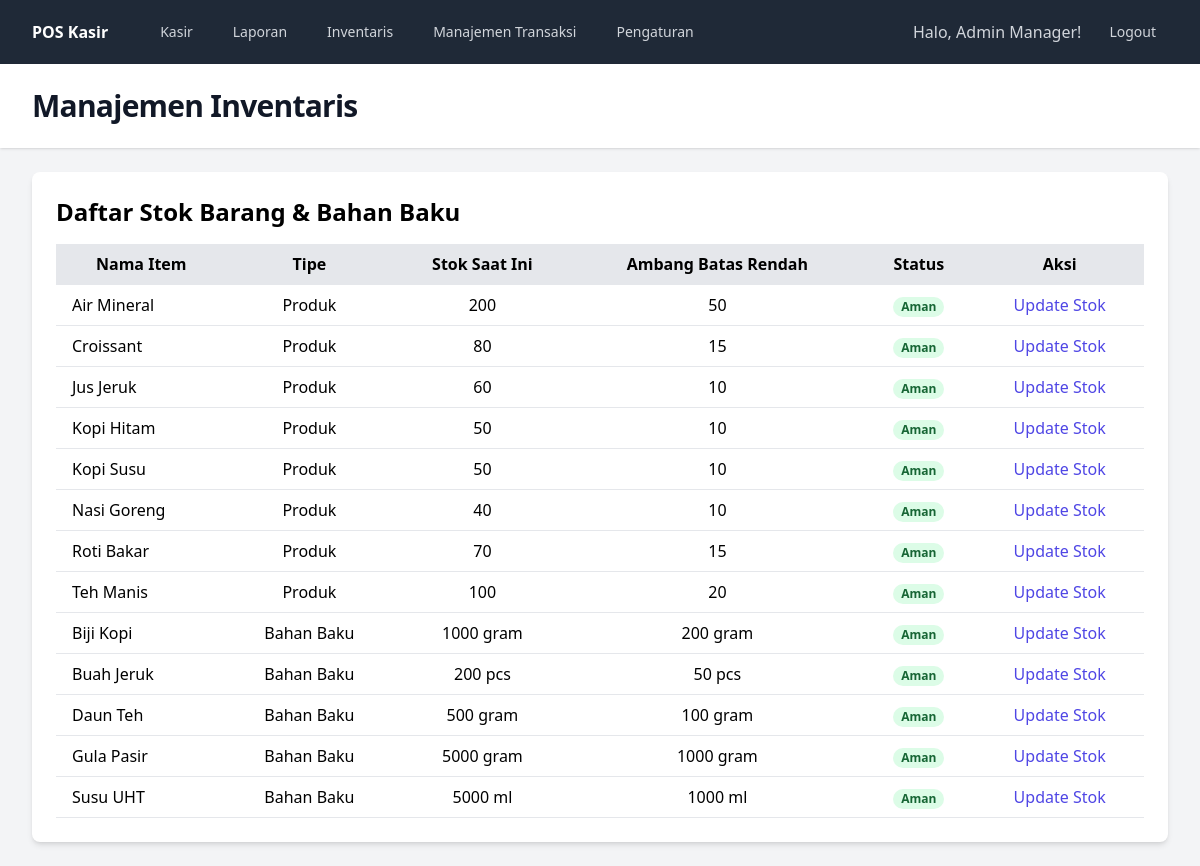
Page /inventory (signed in) on the committed database.
### tables this page shows
CREATE TABLE products (
    id INTEGER PRIMARY KEY AUTOINCREMENT,
    name TEXT NOT NULL,
    price REAL NOT NULL,
    cost REAL NOT NULL,
    stock_quantity INTEGER NOT NULL DEFAULT 0,
    low_stock_threshold INTEGER NOT NULL DEFAULT 10,
    is_recipe INTEGER DEFAULT 0,
    image TEXT,
    is_active INTEGER DEFAULT 1 -- 1 untuk aktif (tampil di kasir), 0 untuk nonaktif
);

CREATE TABLE ingredients (
    id INTEGER PRIMARY KEY AUTOINCREMENT,
    name TEXT NOT NULL UNIQUE,
    stock_quantity REAL NOT NULL DEFAULT 0,
    unit TEXT NOT NULL, -- Contoh: gram, ml, pcs
    low_stock_threshold REAL NOT NULL DEFAULT 100
);

### src/views/admin/inventory.php (the view, shortened to what this page needs)
<div class="space-y-6">
    <div class="bg-white p-6 rounded-lg shadow-md">
        <h2 class="text-2xl font-bold mb-4">Daftar Stok Barang & Bahan Baku</h2>
        <div class="overflow-x-auto">
            <table class="min-w-full bg-white">
                <thead class="bg-gray-200">
                    <tr>
                        <th class="py-2 px-4 border-b">Nama Item</th>
                        <th class="py-2 px-4 border-b">Tipe</th>
                        <th class="py-2 px-4 border-b">Stok Saat Ini</th>
                        <th class="py-2 px-4 border-b">Ambang Batas Rendah</th>
                        <th class="py-2 px-4 border-b">Status</th>
                        <th class="py-2 px-4 border-b">Aksi</th>
                    </tr>
                </thead>
                <tbody>
                    <?php foreach ($inventory as $item): ?>
                    <tr class="hover:bg-gray-50">
                        <td class="py-2 px-4 border-b"><?= htmlspecialchars($item['name']) ?></td>
                        <td class="py-2 px-4 border-b text-center"><?= htmlspecialchars($item['type']) ?></td>
                        <td class="py-2 px-4 border-b text-center">
                            <?= $item['stock_quantity'] ?> <?= htmlspecialchars($item['unit']) ?>
                        </td>
                        <td class="py-2 px-4 border-b text-center">
                            <?= $item['low_stock_threshold'] ?> <?= htmlspecialchars($item['unit']) ?>
                        </td>
                        <td class="py-2 px-4 border-b text-center">
                            <?php if ($item['stock_quantity'] <= $item['low_stock_threshold']): ?>
                                <span class="px-2 inline-flex text-xs leading-5 font-semibold rounded-full bg-red-100 text-red-800">
                                    Stok Rendah
                                </span>
                            <?php else: ?>
                                <span class="px-2 inline-flex text-xs leading-5 font-semibold rounded-full bg-green-100 text-green-800">
                                    Aman
                                </span>
                            <?php endif; ?>
                        </td>
                        <td class="py-2 px-4 border-b text-center">
                            <a href="#" class="text-indigo-600 hover:text-indigo-900">Update Stok</a>
                        </td>
                    </tr>
                    <?php endforeach; ?>
                </tbody>
            </table>
        </div>
    </div>
</div>

### rows in the picture
products: name "Air Mineral", type "Produk", stock_quantity "200", low_stock_threshold "50", shows "Aman"
products: name "Croissant", type "Produk", stock_quantity "80", low_stock_threshold "15", shows "Aman"
products: name "Jus Jeruk", type "Produk", stock_quantity "60", low_stock_threshold "10", shows "Aman"
products: name "Kopi Hitam", type "Produk", stock_quantity "50", low_stock_threshold "10", shows "Aman"
products: name "Kopi Susu", type "Produk", stock_quantity "50", low_stock_threshold "10", shows "Aman"
products: name "Nasi Goreng", type "Produk", stock_quantity "40", low_stock_threshold "10", shows "Aman"
products: name "Roti Bakar", type "Produk", stock_quantity "70", low_stock_threshold "15", shows "Aman"
products: name "Teh Manis", type "Produk", stock_quantity "100", low_stock_threshold "20", shows "Aman"
ingredients: name "Biji Kopi", type "Bahan Baku", stock_quantity "1000", unit "gram", low_stock_threshold "200", shows "Aman"
ingredients: name "Buah Jeruk", type "Bahan Baku", stock_quantity "200", unit "pcs", low_stock_threshold "50", shows "Aman"
ingredients: name "Daun Teh", type "Bahan Baku", stock_quantity "500", unit "gram", low_stock_threshold "100", shows "Aman"
ingredients: name "Gula Pasir", type "Bahan Baku", stock_quantity "5000", unit "gram", low_stock_threshold "1000", shows "Aman"
ingredients: name "Susu UHT", type "Bahan Baku", stock_quantity "5000", unit "ml", low_stock_threshold "1000", shows "Aman"

### other values in the picture
$_SESSION['user_name'] "Admin Manager"
$title "Manajemen Inventaris"
